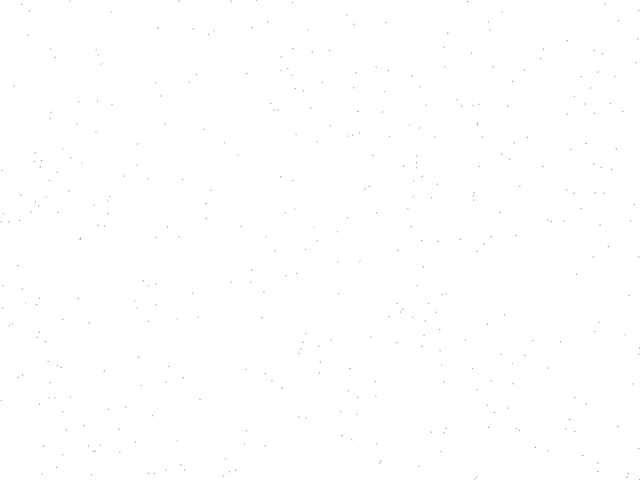
Frame 1 (no input)
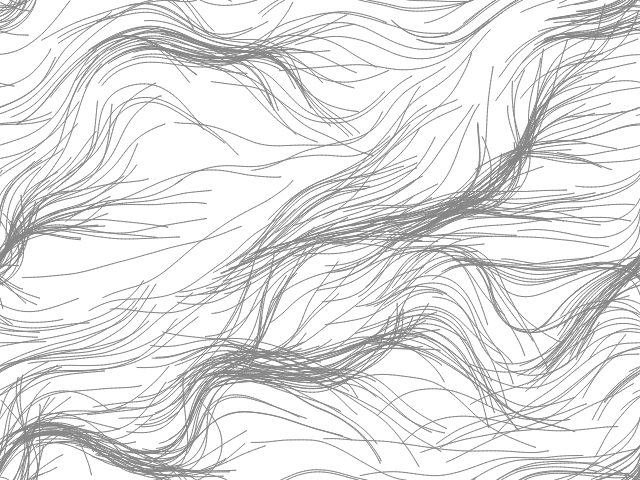
Frame 60 (no input)
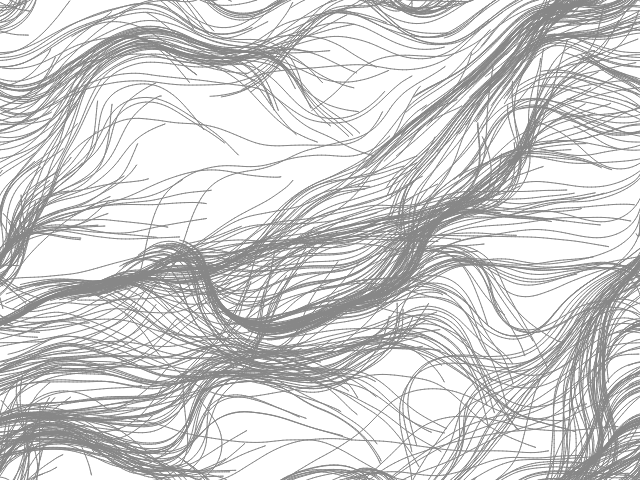
Frame 120 (the mouse pressed at the canvas centre since frame 60)

The p5.js sketch that drew these frames (run headless with seeded random() and noise() and a simulated clock; from frame 60 on, the mouse is pressed at the canvas centre):

// p5.js sketch
// ── sketch.js
var zoff = 0;
var scl = 10;
var cols, rows;
var particles = [];
var flowfield = [];

function setup(){
   let cnv = createCanvas(640, 480);
   cols = floor(width / scl);
   rows = floor(height / scl);

   flowfield = new Array(cols * rows);

   for (var i = 0; i < 400; i++) {
     particles[i] = new Particle();
   }
   background(255);
}

function draw(){
  var yoff = 0;
  for (var y = 0; y < rows; y++) {
    var xoff = 0;
    for (var x = 0; x < cols; x++) {
      // Creating angle from noise
      var angle = noise(xoff, yoff, zoff) * TWO_PI;
      var v = p5.Vector.fromAngle(angle);
      v.setMag(0.5);

      // Storing vector in array
      var index = x + y * cols;
      flowfield[index] = v;

      // Drawing vectors
      // strokeWeight(1);
      // stroke(0, 50);
      // push();
      // translate(x * scl, y * scl);
      // rotate(v.heading());
      // line(0, 0, scl, 0);
      // pop();

      xoff += 0.1;
    }
    yoff += 0.1;
  }

  for (var i = 0; i < particles.length; i++) {
    let p = particles[i];
    p.follow(flowfield);
    p.update();
    p.show();
    p.edges();
  }

  zoff += 0.01;
}

// ── particle.js

function Particle() {
  this.pos = createVector(random(width), random(height));
  this.vel = createVector(0);
  this.acc = createVector(0, 0);
  this.maxSpeed = 4;
  this.prev = this.pos.copy();

  this.update = function() {
    this.vel.add(this.acc);
    this.vel.limit(this.maxSpeed);
    this.pos.add(this.vel);
    this.acc.mult(0);
  }

  this.applyForce = function(force) {
    this.acc.add(force);
  }

  this.show = function(force) {
    stroke(135);
    strokeWeight(1);
    line(this.pos.x, this.pos.y, this.prev.x, this.prev.y);
    this.updatePrev();
  }

  this.updatePrev = function() {
    this.prev.x = this.pos.x;
    this.prev.y = this.pos.y;
  }

  this.edges = function() {
    if (this.pos.x > width) this.pos.x = 0; this.updatePrev();
    if (this.pos.x < 0) this.pos.x = width; this.updatePrev();
    if (this.pos.y > height) this.pos.y = 0; this.updatePrev();
    if (this.pos.y < 0) this.pos.y = height; this.updatePrev();
  }

  this.follow = function(vectors) {
    var x = floor(this.pos.x / scl);
    var y = floor(this.pos.y / scl);
    var index = x + y * cols;
    var force = vectors[index];
    this.applyForce(force);
  }

}
